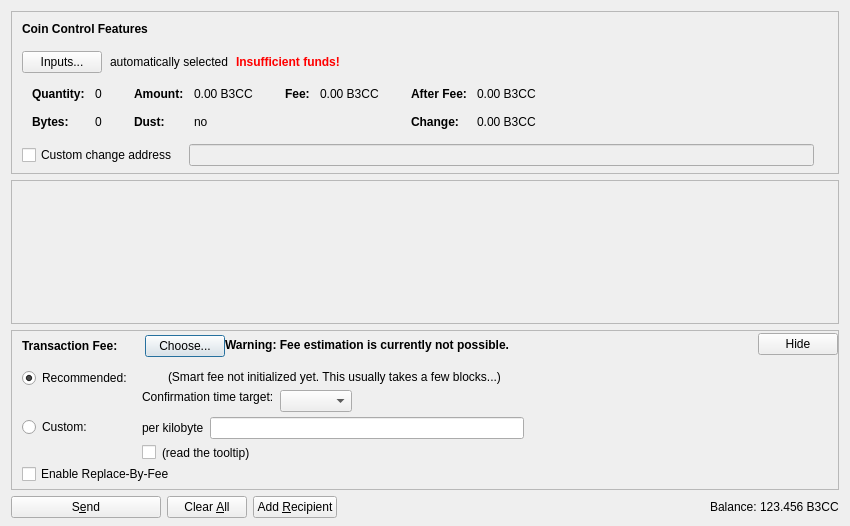
<?xml version="1.0" encoding="UTF-8"?>
<ui version="4.0">
 <class>SendCoinsDialog</class>
 <widget class="QDialog" name="SendCoinsDialog">
  <property name="geometry">
   <rect>
    <x>0</x>
    <y>0</y>
    <width>850</width>
    <height>526</height>
   </rect>
  </property>
  <property name="windowTitle">
   <string>Send Coins</string>
  </property>
  <layout class="QVBoxLayout" name="verticalLayout" stretch="0,1,0,0">
   <property name="bottomMargin">
    <number>8</number>
   </property>
   <item>
    <widget class="QFrame" name="frameCoinControl">
     <property name="sizePolicy">
      <sizepolicy hsizetype="Expanding" vsizetype="Expanding">
       <horstretch>0</horstretch>
       <verstretch>0</verstretch>
      </sizepolicy>
     </property>
     <property name="maximumSize">
      <size>
       <width>16777215</width>
       <height>16777215</height>
      </size>
     </property>
     <property name="frameShape">
      <enum>QFrame::StyledPanel</enum>
     </property>
     <property name="frameShadow">
      <enum>QFrame::Sunken</enum>
     </property>
     <layout class="QVBoxLayout" name="verticalLayoutCoinControl2">
      <property name="spacing">
       <number>0</number>
      </property>
      <property name="leftMargin">
       <number>0</number>
      </property>
      <property name="topMargin">
       <number>0</number>
      </property>
      <property name="rightMargin">
       <number>0</number>
      </property>
      <property name="bottomMargin">
       <number>6</number>
      </property>
      <item>
       <layout class="QVBoxLayout" name="verticalLayoutCoinControl" stretch="0,0,0,0,1">
        <property name="spacing">
         <number>0</number>
        </property>
        <property name="leftMargin">
         <number>10</number>
        </property>
        <property name="topMargin">
         <number>10</number>
        </property>
        <item>
         <layout class="QHBoxLayout" name="horizontalLayoutCoinControl1">
          <property name="bottomMargin">
           <number>15</number>
          </property>
          <item>
           <widget class="QLabel" name="labelCoinControlFeatures">
            <property name="sizePolicy">
             <sizepolicy hsizetype="Preferred" vsizetype="Maximum">
              <horstretch>0</horstretch>
              <verstretch>0</verstretch>
             </sizepolicy>
            </property>
            <property name="font">
             <font>
              <weight>75</weight>
              <bold>true</bold>
             </font>
            </property>
            <property name="styleSheet">
             <string notr="true">font-weight:bold;</string>
            </property>
            <property name="text">
             <string>Coin Control Features</string>
            </property>
           </widget>
          </item>
         </layout>
        </item>
        <item>
         <layout class="QHBoxLayout" name="horizontalLayoutCoinControl2" stretch="0,0,0,0">
          <property name="spacing">
           <number>8</number>
          </property>
          <property name="bottomMargin">
           <number>10</number>
          </property>
          <item>
           <widget class="QPushButton" name="pushButtonCoinControl">
            <property name="styleSheet">
             <string notr="true"/>
            </property>
            <property name="text">
             <string>Inputs...</string>
            </property>
            <property name="autoDefault">
             <bool>false</bool>
            </property>
           </widget>
          </item>
          <item>
           <widget class="QLabel" name="labelCoinControlAutomaticallySelected">
            <property name="text">
             <string>automatically selected</string>
            </property>
            <property name="margin">
             <number>5</number>
            </property>
           </widget>
          </item>
          <item>
           <widget class="QLabel" name="labelCoinControlInsuffFunds">
            <property name="font">
             <font>
              <weight>75</weight>
              <bold>true</bold>
             </font>
            </property>
            <property name="styleSheet">
             <string notr="true">color:red;font-weight:bold;</string>
            </property>
            <property name="text">
             <string>Insufficient funds!</string>
            </property>
            <property name="margin">
             <number>5</number>
            </property>
           </widget>
          </item>
          <item>
           <spacer name="horizontalSpacerCoinControl">
            <property name="orientation">
             <enum>Qt::Horizontal</enum>
            </property>
            <property name="sizeHint" stdset="0">
             <size>
              <width>40</width>
              <height>1</height>
             </size>
            </property>
           </spacer>
          </item>
         </layout>
        </item>
        <item>
         <widget class="QWidget" name="widgetCoinControl" native="true">
          <property name="sizePolicy">
           <sizepolicy hsizetype="Preferred" vsizetype="Preferred">
            <horstretch>0</horstretch>
            <verstretch>0</verstretch>
           </sizepolicy>
          </property>
          <property name="minimumSize">
           <size>
            <width>0</width>
            <height>0</height>
           </size>
          </property>
          <property name="styleSheet">
           <string notr="true"/>
          </property>
          <layout class="QHBoxLayout" name="horizontalLayoutCoinControl5">
           <property name="leftMargin">
            <number>0</number>
           </property>
           <property name="topMargin">
            <number>0</number>
           </property>
           <property name="rightMargin">
            <number>0</number>
           </property>
           <property name="bottomMargin">
            <number>0</number>
           </property>
           <item>
            <layout class="QHBoxLayout" name="horizontalLayoutCoinControl3" stretch="0,0,0,1">
             <property name="spacing">
              <number>20</number>
             </property>
             <property name="topMargin">
              <number>0</number>
             </property>
             <property name="bottomMargin">
              <number>10</number>
             </property>
             <item>
              <layout class="QFormLayout" name="formLayoutCoinControl1">
               <property name="horizontalSpacing">
                <number>10</number>
               </property>
               <property name="verticalSpacing">
                <number>14</number>
               </property>
               <property name="leftMargin">
                <number>10</number>
               </property>
               <property name="topMargin">
                <number>4</number>
               </property>
               <property name="rightMargin">
                <number>6</number>
               </property>
               <item row="0" column="0">
                <widget class="QLabel" name="labelCoinControlQuantityText">
                 <property name="font">
                  <font>
                   <weight>75</weight>
                   <bold>true</bold>
                  </font>
                 </property>
                 <property name="text">
                  <string>Quantity:</string>
                 </property>
                 <property name="margin">
                  <number>0</number>
                 </property>
                </widget>
               </item>
               <item row="0" column="1">
                <widget class="QLabel" name="labelCoinControlQuantity">
                 <property name="cursor">
                  <cursorShape>IBeamCursor</cursorShape>
                 </property>
                 <property name="contextMenuPolicy">
                  <enum>Qt::ActionsContextMenu</enum>
                 </property>
                 <property name="text">
                  <string notr="true">0</string>
                 </property>
                 <property name="margin">
                  <number>0</number>
                 </property>
                 <property name="textInteractionFlags">
                  <set>Qt::LinksAccessibleByMouse|Qt::TextSelectableByKeyboard|Qt::TextSelectableByMouse</set>
                 </property>
                </widget>
               </item>
               <item row="1" column="0">
                <widget class="QLabel" name="labelCoinControlBytesText">
                 <property name="font">
                  <font>
                   <weight>75</weight>
                   <bold>true</bold>
                  </font>
                 </property>
                 <property name="text">
                  <string>Bytes:</string>
                 </property>
                </widget>
               </item>
               <item row="1" column="1">
                <widget class="QLabel" name="labelCoinControlBytes">
                 <property name="cursor">
                  <cursorShape>IBeamCursor</cursorShape>
                 </property>
                 <property name="contextMenuPolicy">
                  <enum>Qt::ActionsContextMenu</enum>
                 </property>
                 <property name="text">
                  <string notr="true">0</string>
                 </property>
                 <property name="textInteractionFlags">
                  <set>Qt::LinksAccessibleByMouse|Qt::TextSelectableByKeyboard|Qt::TextSelectableByMouse</set>
                 </property>
                </widget>
               </item>
              </layout>
             </item>
             <item>
              <layout class="QFormLayout" name="formLayoutCoinControl2">
               <property name="horizontalSpacing">
                <number>10</number>
               </property>
               <property name="verticalSpacing">
                <number>14</number>
               </property>
               <property name="leftMargin">
                <number>6</number>
               </property>
               <property name="topMargin">
                <number>4</number>
               </property>
               <property name="rightMargin">
                <number>6</number>
               </property>
               <item row="0" column="0">
                <widget class="QLabel" name="labelCoinControlAmountText">
                 <property name="font">
                  <font>
                   <weight>75</weight>
                   <bold>true</bold>
                  </font>
                 </property>
                 <property name="text">
                  <string>Amount:</string>
                 </property>
                 <property name="margin">
                  <number>0</number>
                 </property>
                </widget>
               </item>
               <item row="0" column="1">
                <widget class="QLabel" name="labelCoinControlAmount">
                 <property name="cursor">
                  <cursorShape>IBeamCursor</cursorShape>
                 </property>
                 <property name="contextMenuPolicy">
                  <enum>Qt::ActionsContextMenu</enum>
                 </property>
                 <property name="text">
                  <string notr="true">0.00 B3CC</string>
                 </property>
                 <property name="textInteractionFlags">
                  <set>Qt::LinksAccessibleByMouse|Qt::TextSelectableByKeyboard|Qt::TextSelectableByMouse</set>
                 </property>
                </widget>
               </item>
               <item row="1" column="0">
                <widget class="QLabel" name="labelCoinControlLowOutputText">
                 <property name="font">
                  <font>
                   <weight>75</weight>
                   <bold>true</bold>
                  </font>
                 </property>
                 <property name="text">
                  <string>Dust:</string>
                 </property>
                </widget>
               </item>
               <item row="1" column="1">
                <widget class="QLabel" name="labelCoinControlLowOutput">
                 <property name="cursor">
                  <cursorShape>IBeamCursor</cursorShape>
                 </property>
                 <property name="contextMenuPolicy">
                  <enum>Qt::ActionsContextMenu</enum>
                 </property>
                 <property name="text">
                  <string notr="true">no</string>
                 </property>
                 <property name="textInteractionFlags">
                  <set>Qt::LinksAccessibleByMouse|Qt::TextSelectableByKeyboard|Qt::TextSelectableByMouse</set>
                 </property>
                </widget>
               </item>
              </layout>
             </item>
             <item>
              <layout class="QFormLayout" name="formLayoutCoinControl3">
               <property name="horizontalSpacing">
                <number>10</number>
               </property>
               <property name="verticalSpacing">
                <number>14</number>
               </property>
               <property name="leftMargin">
                <number>6</number>
               </property>
               <property name="topMargin">
                <number>4</number>
               </property>
               <property name="rightMargin">
                <number>6</number>
               </property>
               <item row="0" column="0">
                <widget class="QLabel" name="labelCoinControlFeeText">
                 <property name="font">
                  <font>
                   <weight>75</weight>
                   <bold>true</bold>
                  </font>
                 </property>
                 <property name="text">
                  <string>Fee:</string>
                 </property>
                 <property name="margin">
                  <number>0</number>
                 </property>
                </widget>
               </item>
               <item row="0" column="1">
                <widget class="QLabel" name="labelCoinControlFee">
                 <property name="cursor">
                  <cursorShape>IBeamCursor</cursorShape>
                 </property>
                 <property name="contextMenuPolicy">
                  <enum>Qt::ActionsContextMenu</enum>
                 </property>
                 <property name="text">
                  <string notr="true">0.00 B3CC</string>
                 </property>
                 <property name="textInteractionFlags">
                  <set>Qt::LinksAccessibleByMouse|Qt::TextSelectableByKeyboard|Qt::TextSelectableByMouse</set>
                 </property>
                </widget>
               </item>
              </layout>
             </item>
             <item>
              <layout class="QFormLayout" name="formLayoutCoinControl4">
               <property name="horizontalSpacing">
                <number>10</number>
               </property>
               <property name="verticalSpacing">
                <number>14</number>
               </property>
               <property name="leftMargin">
                <number>6</number>
               </property>
               <property name="topMargin">
                <number>4</number>
               </property>
               <property name="rightMargin">
                <number>6</number>
               </property>
               <item row="0" column="0">
                <widget class="QLabel" name="labelCoinControlAfterFeeText">
                 <property name="font">
                  <font>
                   <weight>75</weight>
                   <bold>true</bold>
                  </font>
                 </property>
                 <property name="text">
                  <string>After Fee:</string>
                 </property>
                 <property name="margin">
                  <number>0</number>
                 </property>
                </widget>
               </item>
               <item row="0" column="1">
                <widget class="QLabel" name="labelCoinControlAfterFee">
                 <property name="cursor">
                  <cursorShape>IBeamCursor</cursorShape>
                 </property>
                 <property name="contextMenuPolicy">
                  <enum>Qt::ActionsContextMenu</enum>
                 </property>
                 <property name="text">
                  <string notr="true">0.00 B3CC</string>
                 </property>
                 <property name="textInteractionFlags">
                  <set>Qt::LinksAccessibleByMouse|Qt::TextSelectableByKeyboard|Qt::TextSelectableByMouse</set>
                 </property>
                </widget>
               </item>
               <item row="1" column="0">
                <widget class="QLabel" name="labelCoinControlChangeText">
                 <property name="font">
                  <font>
                   <weight>75</weight>
                   <bold>true</bold>
                  </font>
                 </property>
                 <property name="text">
                  <string>Change:</string>
                 </property>
                </widget>
               </item>
               <item row="1" column="1">
                <widget class="QLabel" name="labelCoinControlChange">
                 <property name="cursor">
                  <cursorShape>IBeamCursor</cursorShape>
                 </property>
                 <property name="contextMenuPolicy">
                  <enum>Qt::ActionsContextMenu</enum>
                 </property>
                 <property name="text">
                  <string notr="true">0.00 B3CC</string>
                 </property>
                 <property name="textInteractionFlags">
                  <set>Qt::LinksAccessibleByMouse|Qt::TextSelectableByKeyboard|Qt::TextSelectableByMouse</set>
                 </property>
                </widget>
               </item>
              </layout>
             </item>
            </layout>
           </item>
          </layout>
         </widget>
        </item>
        <item>
         <layout class="QHBoxLayout" name="horizontalLayoutCoinControl4" stretch="0,0,0">
          <property name="spacing">
           <number>12</number>
          </property>
          <property name="sizeConstraint">
           <enum>QLayout::SetDefaultConstraint</enum>
          </property>
          <property name="topMargin">
           <number>5</number>
          </property>
          <property name="rightMargin">
           <number>5</number>
          </property>
          <item>
           <widget class="QCheckBox" name="checkBoxCoinControlChange">
            <property name="toolTip">
             <string>If this is activated, but the change address is empty or invalid, change will be sent to a newly generated address.</string>
            </property>
            <property name="text">
             <string>Custom change address</string>
            </property>
           </widget>
          </item>
          <item>
           <widget class="QValidatedLineEdit" name="lineEditCoinControlChange">
            <property name="enabled">
             <bool>false</bool>
            </property>
            <property name="sizePolicy">
             <sizepolicy hsizetype="Expanding" vsizetype="Fixed">
              <horstretch>0</horstretch>
              <verstretch>0</verstretch>
             </sizepolicy>
            </property>
           </widget>
          </item>
          <item>
           <widget class="QLabel" name="labelCoinControlChangeLabel">
            <property name="sizePolicy">
             <sizepolicy hsizetype="Preferred" vsizetype="Expanding">
              <horstretch>0</horstretch>
              <verstretch>0</verstretch>
             </sizepolicy>
            </property>
            <property name="minimumSize">
             <size>
              <width>0</width>
              <height>0</height>
             </size>
            </property>
            <property name="text">
             <string/>
            </property>
            <property name="margin">
             <number>3</number>
            </property>
           </widget>
          </item>
         </layout>
        </item>
        <item>
         <spacer name="verticalSpacerCoinControl">
          <property name="orientation">
           <enum>Qt::Vertical</enum>
          </property>
          <property name="sizeHint" stdset="0">
           <size>
            <width>800</width>
            <height>1</height>
           </size>
          </property>
         </spacer>
        </item>
       </layout>
      </item>
     </layout>
    </widget>
   </item>
   <item>
    <widget class="QScrollArea" name="scrollArea">
     <property name="widgetResizable">
      <bool>true</bool>
     </property>
     <widget class="QWidget" name="scrollAreaWidgetContents">
      <property name="geometry">
       <rect>
        <x>0</x>
        <y>0</y>
        <width>830</width>
        <height>104</height>
       </rect>
      </property>
      <layout class="QVBoxLayout" name="verticalLayout_2" stretch="0,1">
       <property name="leftMargin">
        <number>0</number>
       </property>
       <property name="topMargin">
        <number>0</number>
       </property>
       <property name="rightMargin">
        <number>0</number>
       </property>
       <property name="bottomMargin">
        <number>0</number>
       </property>
       <item>
        <layout class="QVBoxLayout" name="entries">
         <property name="spacing">
          <number>6</number>
         </property>
        </layout>
       </item>
       <item>
        <spacer name="verticalSpacer">
         <property name="orientation">
          <enum>Qt::Vertical</enum>
         </property>
         <property name="sizeHint" stdset="0">
          <size>
           <width>20</width>
           <height>40</height>
          </size>
         </property>
        </spacer>
       </item>
      </layout>
     </widget>
    </widget>
   </item>
   <item>
    <widget class="QFrame" name="frameFee">
     <property name="sizePolicy">
      <sizepolicy hsizetype="Expanding" vsizetype="Expanding">
       <horstretch>0</horstretch>
       <verstretch>0</verstretch>
      </sizepolicy>
     </property>
     <property name="maximumSize">
      <size>
       <width>16777215</width>
       <height>16777215</height>
      </size>
     </property>
     <property name="frameShape">
      <enum>QFrame::StyledPanel</enum>
     </property>
     <property name="frameShadow">
      <enum>QFrame::Sunken</enum>
     </property>
     <layout class="QVBoxLayout" name="verticalLayoutFee1">
      <property name="spacing">
       <number>0</number>
      </property>
      <property name="leftMargin">
       <number>0</number>
      </property>
      <property name="topMargin">
       <number>0</number>
      </property>
      <property name="rightMargin">
       <number>0</number>
      </property>
      <property name="bottomMargin">
       <number>0</number>
      </property>
      <item>
       <layout class="QVBoxLayout" name="verticalLayoutFee2" stretch="0,0,0">
        <property name="spacing">
         <number>0</number>
        </property>
        <property name="leftMargin">
         <number>10</number>
        </property>
        <property name="topMargin">
         <number>0</number>
        </property>
        <item>
         <layout class="QHBoxLayout" name="horizontalLayoutFee1">
          <property name="bottomMargin">
           <number>0</number>
          </property>
          <item>
           <layout class="QVBoxLayout" name="verticalLayoutFee7">
            <property name="spacing">
             <number>0</number>
            </property>
            <item>
             <spacer name="verticalSpacerSmartFee">
              <property name="orientation">
               <enum>Qt::Vertical</enum>
              </property>
              <property name="sizeType">
               <enum>QSizePolicy::Fixed</enum>
              </property>
              <property name="sizeHint" stdset="0">
               <size>
                <width>1</width>
                <height>4</height>
               </size>
              </property>
             </spacer>
            </item>
            <item>
             <layout class="QHBoxLayout" name="horizontalLayoutSmartFee">
              <property name="spacing">
               <number>10</number>
              </property>
              <item>
               <widget class="QLabel" name="labelFeeHeadline">
                <property name="sizePolicy">
                 <sizepolicy hsizetype="Preferred" vsizetype="Maximum">
                  <horstretch>0</horstretch>
                  <verstretch>0</verstretch>
                 </sizepolicy>
                </property>
                <property name="font">
                 <font>
                  <weight>75</weight>
                  <bold>true</bold>
                 </font>
                </property>
                <property name="styleSheet">
                 <string notr="true">font-weight:bold;</string>
                </property>
                <property name="text">
                 <string>Transaction Fee:</string>
                </property>
               </widget>
              </item>
              <item>
               <widget class="QLabel" name="labelFeeMinimized">
                <property name="text">
                 <string/>
                </property>
               </widget>
              </item>
              <item>
               <widget class="QPushButton" name="buttonChooseFee">
                <property name="text">
                 <string>Choose...</string>
                </property>
               </widget>
              </item>
             </layout>
            </item>
            <item>
             <spacer name="verticalSpacer_5">
              <property name="orientation">
               <enum>Qt::Vertical</enum>
              </property>
              <property name="sizeHint" stdset="0">
               <size>
                <width>1</width>
                <height>1</height>
               </size>
              </property>
             </spacer>
            </item>
           </layout>
          </item>
          <item>
           <widget class="QLabel" name="fallbackFeeWarningLabel">
            <property name="toolTip">
             <string>Using the fallbackfee can result in sending a transaction that will take several hours or days (or never) to confirm. Consider choosing your fee manually or wait until you have validated the complete chain.</string>
            </property>
            <property name="font">
            <font>
                <weight>75</weight>
                <bold>true</bold>
            </font>
            </property>
            <property name="text">
             <string>Warning: Fee estimation is currently not possible.</string>
            </property>
            <property name="wordWrap">
             <bool>false</bool>
            </property>
           </widget>
          </item>
          <item>
           <spacer name="horizontalSpacer_4">
            <property name="orientation">
             <enum>Qt::Horizontal</enum>
            </property>
            <property name="sizeType">
             <enum>QSizePolicy::MinimumExpanding</enum>
            </property>
            <property name="sizeHint" stdset="0">
             <size>
              <width>40</width>
              <height>20</height>
             </size>
            </property>
           </spacer>
          </item>
          <item>
           <widget class="QPushButton" name="buttonMinimizeFee">
            <property name="toolTip">
             <string>collapse fee-settings</string>
            </property>
            <property name="text">
             <string>Hide</string>
            </property>
           </widget>
          </item>
         </layout>
        </item>
        <item>
         <widget class="QFrame" name="frameFeeSelection">
          <layout class="QVBoxLayout" name="verticalLayoutFee12">
           <property name="spacing">
            <number>0</number>
           </property>
           <property name="leftMargin">
            <number>0</number>
           </property>
           <property name="topMargin">
            <number>0</number>
           </property>
           <property name="rightMargin">
            <number>0</number>
           </property>
           <property name="bottomMargin">
            <number>0</number>
           </property>
           <item>
            <layout class="QGridLayout" name="gridLayoutFee">
             <property name="topMargin">
              <number>10</number>
             </property>
             <property name="bottomMargin">
              <number>4</number>
             </property>
             <property name="horizontalSpacing">
              <number>10</number>
             </property>
             <property name="verticalSpacing">
              <number>4</number>
             </property>
             <item row="1" column="1">
              <layout class="QVBoxLayout" name="verticalLayoutFee8">
               <property name="spacing">
                <number>6</number>
               </property>
               <item>
                <layout class="QHBoxLayout" name="horizontalLayoutFee13">
                 <item>
                  <widget class="QLabel" name="labelCustomPerKilobyte">
                   <property name="toolTip">
                    <string>Specify a custom fee per kB (1,000 bytes) of the transaction's virtual size.

Note:  Since the fee is calculated on a per-byte basis, a fee of "100 satoshis per kB" for a transaction size of 500 bytes (half of 1 kB) would ultimately yield a fee of only 50 satoshis.</string>
                   </property>
                   <property name="text">
                    <string>per kilobyte</string>
                   </property>
                  </widget>
                 </item>
                 <item>
                  <widget class="BitcoinAmountField" name="customFee"/>
                 </item>
                 <item>
                  <spacer name="horizontalSpacer_6">
                   <property name="orientation">
                    <enum>Qt::Horizontal</enum>
                   </property>
                   <property name="sizeHint" stdset="0">
                    <size>
                     <width>1</width>
                     <height>1</height>
                    </size>
                   </property>
                  </spacer>
                 </item>
                </layout>
               </item>
               <item>
                <layout class="QHBoxLayout" name="horizontalLayoutFee8">
                 <item>
                  <widget class="QCheckBox" name="checkBoxMinimumFee">
                   <property name="toolTip">
                    <string>Paying only the minimum fee is just fine as long as there is less transaction volume than space in the blocks. But be aware that this can end up in a never confirming transaction once there is more demand for bitcoin transactions than the network can process.</string>
                   </property>
                   <property name="text">
                    <string/>
                   </property>
                  </widget>
                 </item>
                 <item>
                  <widget class="QLabel" name="labelMinFeeWarning">
                   <property name="enabled">
                    <bool>true</bool>
                   </property>
                   <property name="toolTip">
                    <string>Paying only the minimum fee is just fine as long as there is less transaction volume than space in the blocks. But be aware that this can end up in a never confirming transaction once there is more demand for bitcoin transactions than the network can process.</string>
                   </property>
                   <property name="text">
                    <string>(read the tooltip)</string>
                   </property>
                   <property name="margin">
                    <number>5</number>
                   </property>
                  </widget>
                 </item>
                 <item>
                  <spacer name="horizontalSpacer_2">
                   <property name="orientation">
                    <enum>Qt::Horizontal</enum>
                   </property>
                   <property name="sizeHint" stdset="0">
                    <size>
                     <width>1</width>
                     <height>1</height>
                    </size>
                   </property>
                  </spacer>
                 </item>
                </layout>
               </item>
              </layout>
             </item>
             <item row="0" column="0">
              <layout class="QVBoxLayout" name="verticalLayoutFee4" stretch="0,1">
               <item>
                <widget class="QRadioButton" name="radioSmartFee">
                 <property name="text">
                  <string>Recommended:</string>
                 </property>
                 <property name="checked">
                  <bool>true</bool>
                 </property>
                 <attribute name="buttonGroup">
                  <string notr="true">groupFee</string>
                 </attribute>
                </widget>
               </item>
               <item>
                <spacer name="verticalSpacer_2">
                 <property name="orientation">
                  <enum>Qt::Vertical</enum>
                 </property>
                 <property name="sizeHint" stdset="0">
                  <size>
                   <width>1</width>
                   <height>1</height>
                  </size>
                 </property>
                </spacer>
               </item>
              </layout>
             </item>
             <item row="1" column="0">
              <layout class="QVBoxLayout" name="verticalLayoutFee9" stretch="0,1">
               <item>
                <widget class="QRadioButton" name="radioCustomFee">
                 <property name="text">
                  <string>Custom:</string>
                 </property>
                 <attribute name="buttonGroup">
                  <string notr="true">groupFee</string>
                 </attribute>
                </widget>
               </item>
               <item>
                <spacer name="verticalSpacer_6">
                 <property name="orientation">
                  <enum>Qt::Vertical</enum>
                 </property>
                 <property name="sizeHint" stdset="0">
                  <size>
                   <width>1</width>
                   <height>1</height>
                  </size>
                 </property>
                </spacer>
               </item>
              </layout>
             </item>
             <item row="0" column="1">
              <layout class="QVBoxLayout" name="verticalLayoutFee3" stretch="0,0,1">
               <property name="spacing">
                <number>6</number>
               </property>
               <property name="topMargin">
                <number>2</number>
               </property>
               <item>
                <layout class="QHBoxLayout" name="horizontalLayoutFee12">
                 <item>
                  <widget class="QLabel" name="labelSmartFee">
                   <property name="text">
                    <string/>
                   </property>
                   <property name="margin">
                    <number>2</number>
                   </property>
                  </widget>
                 </item>
                 <item>
                  <widget class="QLabel" name="labelFeeEstimation">
                   <property name="text">
                    <string/>
                   </property>
                  </widget>
                 </item>
                 <item>
                  <widget class="QLabel" name="labelSmartFee2">
                   <property name="text">
                    <string>(Smart fee not initialized yet. This usually takes a few blocks...)</string>
                   </property>
                   <property name="margin">
                    <number>2</number>
                   </property>
                  </widget>
                 </item>
                 <item>
                  <spacer name="horizontalSpacer_5">
                   <property name="orientation">
                    <enum>Qt::Horizontal</enum>
                   </property>
                   <property name="sizeHint" stdset="0">
                    <size>
                     <width>1</width>
                     <height>1</height>
                    </size>
                   </property>
                  </spacer>
                 </item>
                </layout>
               </item>
               <item>
                <layout class="QHBoxLayout" name="horizontalLayoutFee9">
                 <item>
                  <layout class="QVBoxLayout" name="verticalLayoutFee6">
                   <item>
                    <widget class="QLabel" name="labelSmartFee3">
                     <property name="text">
                      <string>Confirmation time target:</string>
                     </property>
                     <property name="margin">
                      <number>2</number>
                     </property>
                    </widget>
                   </item>
                   <item>
                    <spacer name="verticalSpacer_3">
                     <property name="orientation">
                      <enum>Qt::Vertical</enum>
                     </property>
                     <property name="sizeHint" stdset="0">
                      <size>
                       <width>1</width>
                       <height>1</height>
                      </size>
                     </property>
                    </spacer>
                   </item>
                  </layout>
                 </item>
                 <item>
                  <layout class="QVBoxLayout" name="verticalLayoutFee5">
                   <property name="rightMargin">
                    <number>30</number>
                   </property>
                   <item>
                    <layout class="QHBoxLayout" name="horizontalLayoutConfTarget">
                     <property name="bottomMargin">
                      <number>0</number>
                     </property>
                     <item>
                      <widget class="QComboBox" name="confTargetSelector"/>
                     </item>
                     <item>
                      <spacer name="horizontalSpacerConfTarget">
                       <property name="orientation">
                        <enum>Qt::Horizontal</enum>
                       </property>
                       <property name="sizeHint" stdset="0">
                        <size>
                         <width>40</width>
                         <height>20</height>
                        </size>
                       </property>
                      </spacer>
                     </item>
                    </layout>
                   </item>
                  </layout>
                 </item>
                </layout>
               </item>
               <item>
                <spacer name="verticalSpacer_4">
                 <property name="orientation">
                  <enum>Qt::Vertical</enum>
                 </property>
                 <property name="sizeHint" stdset="0">
                  <size>
                   <width>1</width>
                   <height>1</height>
                  </size>
                 </property>
                </spacer>
               </item>
              </layout>
             </item>
            </layout>
           </item>
           <item>
            <widget class="QCheckBox" name="optInRBF">
             <property name="text">
              <string>Enable Replace-By-Fee</string>
             </property>
             <property name="toolTip">
              <string>With Replace-By-Fee (BIP-125) you can increase a transaction's fee after it is sent. Without this, a higher fee may be recommended to compensate for increased transaction delay risk.</string>
             </property>
            </widget>
           </item>
          </layout>
         </widget>
        </item>
        <item>
         <spacer name="verticalSpacerFee">
          <property name="orientation">
           <enum>Qt::Vertical</enum>
          </property>
          <property name="sizeHint" stdset="0">
           <size>
            <width>40</width>
            <height>5</height>
           </size>
          </property>
         </spacer>
        </item>
       </layout>
      </item>
     </layout>
    </widget>
   </item>
   <item>
    <layout class="QHBoxLayout" name="horizontalLayout">
     <item>
      <widget class="QPushButton" name="sendButton">
       <property name="minimumSize">
        <size>
         <width>150</width>
         <height>0</height>
        </size>
       </property>
       <property name="toolTip">
        <string>Confirm the send action</string>
       </property>
       <property name="text">
        <string>S&amp;end</string>
       </property>
       <property name="icon">
        <iconset resource="../bitcoin.qrc">
         <normaloff>:/icons/send</normaloff>:/icons/send</iconset>
       </property>
       <property name="autoDefault">
        <bool>false</bool>
       </property>
       <property name="default">
        <bool>false</bool>
       </property>
      </widget>
     </item>
     <item>
      <widget class="QPushButton" name="clearButton">
       <property name="sizePolicy">
        <sizepolicy hsizetype="Minimum" vsizetype="Fixed">
         <horstretch>0</horstretch>
         <verstretch>0</verstretch>
        </sizepolicy>
       </property>
       <property name="toolTip">
        <string>Clear all fields of the form.</string>
       </property>
       <property name="text">
        <string>Clear &amp;All</string>
       </property>
       <property name="icon">
        <iconset resource="../bitcoin.qrc">
         <normaloff>:/icons/remove</normaloff>:/icons/remove</iconset>
       </property>
       <property name="autoDefault">
        <bool>false</bool>
       </property>
      </widget>
     </item>
     <item>
      <widget class="QPushButton" name="addButton">
       <property name="toolTip">
        <string>Send to multiple recipients at once</string>
       </property>
       <property name="text">
        <string>Add &amp;Recipient</string>
       </property>
       <property name="icon">
        <iconset resource="../bitcoin.qrc">
         <normaloff>:/icons/add</normaloff>:/icons/add</iconset>
       </property>
       <property name="autoDefault">
        <bool>false</bool>
       </property>
      </widget>
     </item>
     <item>
      <spacer name="horizontalSpacer">
       <property name="orientation">
        <enum>Qt::Horizontal</enum>
       </property>
       <property name="sizeHint" stdset="0">
        <size>
         <width>40</width>
         <height>20</height>
        </size>
       </property>
      </spacer>
     </item>
     <item>
      <layout class="QHBoxLayout" name="horizontalLayout_2">
       <property name="spacing">
        <number>3</number>
       </property>
       <item>
        <widget class="QLabel" name="label">
         <property name="sizePolicy">
          <sizepolicy hsizetype="Preferred" vsizetype="Fixed">
           <horstretch>0</horstretch>
           <verstretch>0</verstretch>
          </sizepolicy>
         </property>
         <property name="text">
          <string>Balance:</string>
         </property>
        </widget>
       </item>
       <item>
        <widget class="QLabel" name="labelBalance">
         <property name="sizePolicy">
          <sizepolicy hsizetype="Preferred" vsizetype="Fixed">
           <horstretch>0</horstretch>
           <verstretch>0</verstretch>
          </sizepolicy>
         </property>
         <property name="cursor">
          <cursorShape>IBeamCursor</cursorShape>
         </property>
         <property name="text">
          <string notr="true">123.456 B3CC</string>
         </property>
         <property name="textInteractionFlags">
          <set>Qt::LinksAccessibleByMouse|Qt::TextSelectableByKeyboard|Qt::TextSelectableByMouse</set>
         </property>
        </widget>
       </item>
      </layout>
     </item>
    </layout>
   </item>
  </layout>
 </widget>
 <customwidgets>
  <customwidget>
   <class>QValidatedLineEdit</class>
   <extends>QLineEdit</extends>
   <header>qt/qvalidatedlineedit.h</header>
  </customwidget>
  <customwidget>
   <class>BitcoinAmountField</class>
   <extends>QLineEdit</extends>
   <header>qt/bitcoinamountfield.h</header>
   <container>1</container>
  </customwidget>
 </customwidgets>
 <resources>
  <include location="../bitcoin.qrc"/>
 </resources>
 <connections/>
 <buttongroups>
  <buttongroup name="groupFee"/>
 </buttongroups>
</ui>
